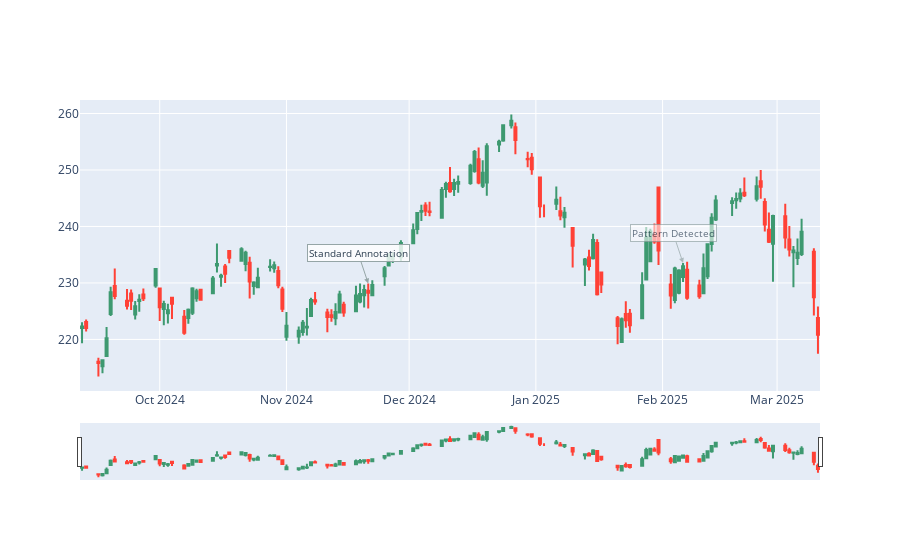

The notebook cell saved with this chart:
### Markdown cell above
## 4. Annotation Creation Tests

### Code cell
def test_annotation_creation():
    """Test creation of annotations with different styles"""
    base_settings = BaseVisualizationSettings()
    
    # Create different types of annotations
    standard_annotation = base_settings.create_annotation(
        text="Standard Annotation",
        x=test_data.index[50],
        y=test_data['High'][50]
    )
    
    pattern_annotation = base_settings.create_annotation(
        text="Pattern Detected",
        x=test_data.index[100],
        y=test_data['High'][100],
        is_pattern=True
    )
    
    # Create figure with annotations
    fig = go.Figure(data=[
        go.Candlestick(
            x=test_data.index,
            open=test_data['Open'],
            high=test_data['High'],
            low=test_data['Low'],
            close=test_data['Close']
        )
    ])
    
    fig.add_annotation(**standard_annotation)
    fig.add_annotation(**pattern_annotation)
    
    print("Annotation settings:")
    print("\nStandard annotation:", standard_annotation)
    print("\nPattern annotation:", pattern_annotation)
    
    # Show figure
    fig.show()

test_annotation_creation()
